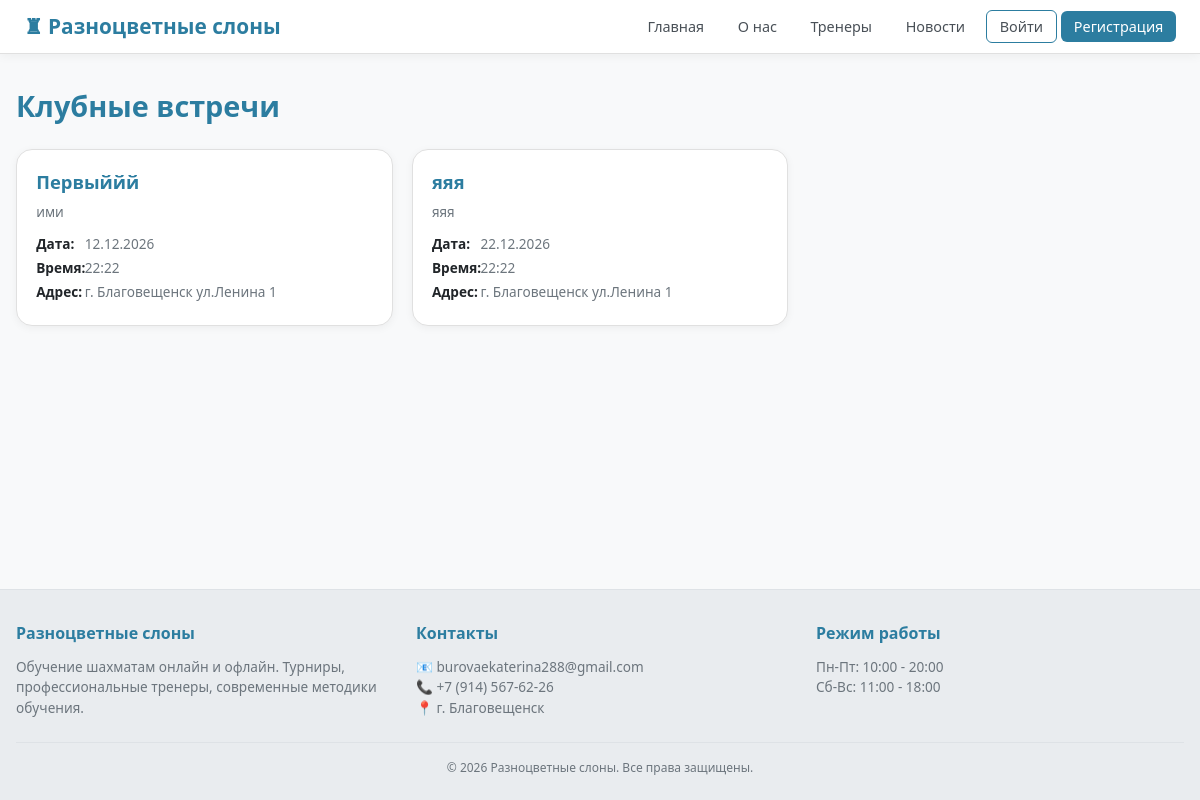
Before: /meetings/ with the older database file.
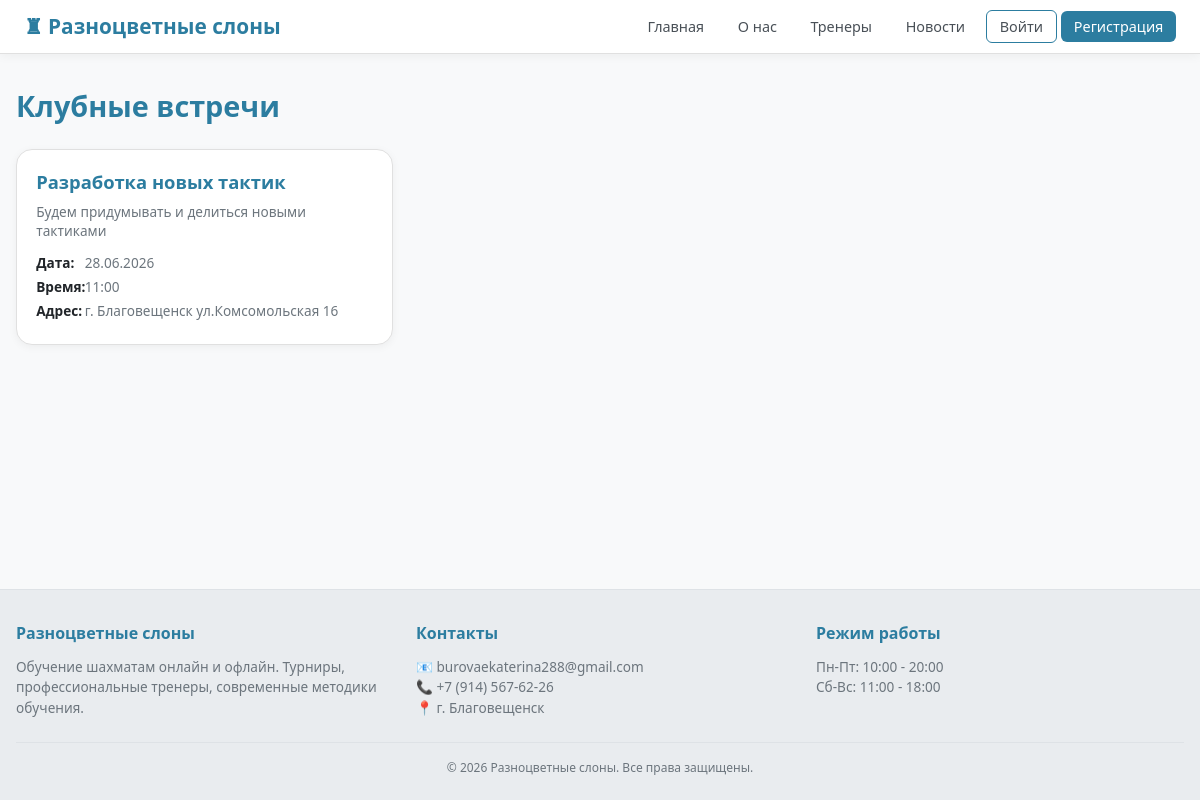
After: the same page with the newer database file.
### main/models.py (models this page shows, shortened)
class ClubMeeting(models.Model):
    name = models.CharField(max_length=200, verbose_name='Название')
    description = models.TextField(verbose_name='Описание')
    date = models.DateField(verbose_name='Дата')
    time = models.TimeField(verbose_name='Время')
    location = models.CharField(max_length=200, verbose_name='Место проведения')
    max_participants = models.IntegerField(default=30, verbose_name='Максимум участников')
    participants = models.ManyToManyField(User, blank=True, related_name='meetings')

### main/views.py (the view)
# urls.py: path('meetings/', views.meetings_list, name='meetings_list'),
def meetings_list(request):
    meetings = ClubMeeting.objects.filter(date__gte=timezone.now().date()).order_by('date', 'time')
    return render(request, 'main/meetings/list.html', {'meetings': meetings})

### main/templates/main/meetings/list.html (shortened to what this page needs)
{% extends 'main/base.html' %}
{% block content %}
<div class="page-header">
    <h1>Клубные встречи</h1>
</div>
{% if meetings %}
<div class="meetings-grid">
    {% for meeting in meetings %}
    <div class="meeting-card">
        <div class="meeting-name">{{ meeting.name }}</div>
        <div class="meeting-description">{{ meeting.description|default:"Нет описания" }}</div>
        <div class="meeting-detail"><strong>Дата:</strong> {{ meeting.date|date:"d.m.Y" }}</div>
        <div class="meeting-detail"><strong>Время:</strong> {{ meeting.time|time:"H:i" }}</div>
        <div class="meeting-detail"><strong>Адрес:</strong> {{ meeting.location|default:"Не указан" }}</div>
    </div>
    {% endfor %}
</div>
{% else %}
<p class="empty-message">Нет запланированных встреч</p>
{% endif %}
{% endblock %}

Changed rows visible on the page:
no longer on this page (row edited): ClubMeeting: name "Первыййй", description "ими", date "12.12.2026", time "22:22", location "г. Благовещенск ул.Ленина 1"
changed ClubMeeting: name "яяя" → "Разработка новых тактик"; description "яяя" → "Будем придумывать и делиться новыми тактиками"; date "22.12.2026" → "28.06.2026"; time "22:22" → "11:00"; location "г. Благовещенск ул.Ленина 1" → "г. Благовещенск ул.Комсомольская 16"
